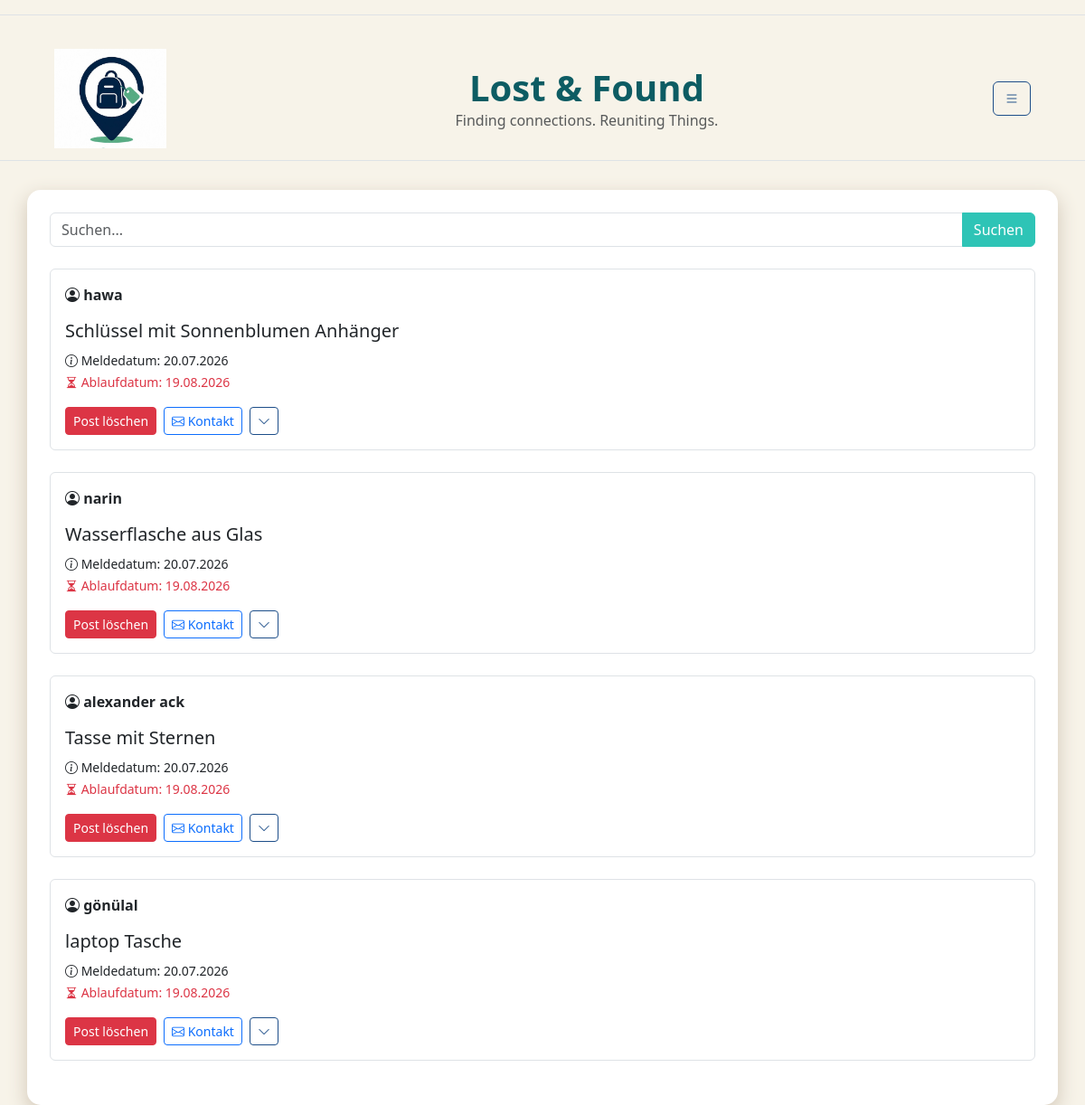
The page /home (signed in) on the database as committed earlier.
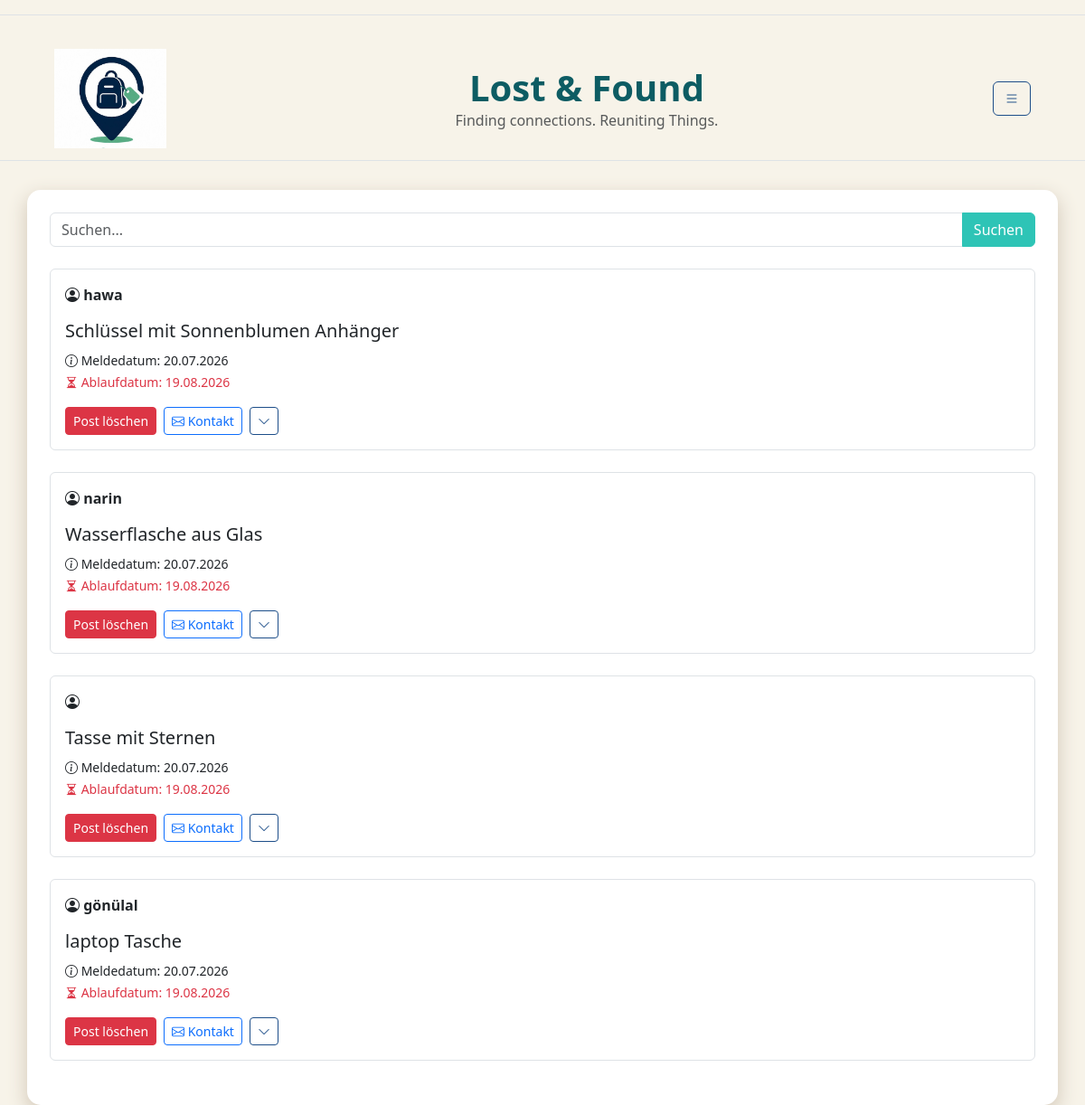
The same page on the database as committed later.
### db.py (models this page shows)
class Post(db.Model):
    __tablename__ = "post"
    post_id = db.Column(db.Integer,primary_key=True)
    user_id = db.Column(db.Integer,db.ForeignKey("standardUser.user_id"))
    fundbuero_id = db.Column(db.Integer,db.ForeignKey("fundbuero.fundbuero_id"))
    titel = db.Column(db.String,nullable=False)
    meldedatum = db.Column(db.Date)
    verlustdatum = db.Column(db.Date)
    ablaufdatum = db.Column(db.Date)
    schliessdatum = db.Column(db.Date)
    verlustort = db.Column(db.String)
    beschreibung = db.Column(db.Text)
    status = db.Column(db.String,default="laufend")
    views = db.Column(db.Integer,default=0 )
    user = db.relationship("StandardUser",back_populates="posts")
    fundbuero = db.relationship("Fundbuero",back_populates="posts")

class StandardUser(db.Model):
    __tablename__ = "standardUser"
    user_id = db.Column( db.Integer, primary_key=True )
    fundbuero_id = db.Column( db.Integer, db.ForeignKey("fundbuero.fundbuero_id"), nullable=True)
    campus_id = db.Column( db.String, db.ForeignKey("campus.campus_id") )
    name = db.Column( db.String)
    benutzername = db.Column( db.String, unique=True)
    passwort = db.Column(db.String,nullable=False)
    hwr_mail = db.Column(db.String, unique=True,nullable=False )
    is_admin = db.Column(db.Boolean, default=False)
    campus = db.relationship("Campus",back_populates="users")
    posts = db.relationship( "Post",back_populates="user")

### app.py (the view)
@app.route("/home")
def home():
    if "user_id" not in session:
        flash("Bitte zuerst einloggen!", "warning")
        return redirect(url_for("login"))
    form = forms.Suchleiste()
    csrf_form = forms.CSRFOnlyForm()
    user = db.session.get(StandardUser, session["user_id"])
    fundbuero = db.session.get(Fundbuero, session["fundbuero_id"])
    if user is None:
        session.clear()
        flash("Dein Account existiert nicht mehr.", "warning")
        return redirect(url_for("login"))
    posts = db.session.execute(
    db.select(Post).where(
        Post.ablaufdatum >= date.today(),
        Post.status == "laufend"
    )
).scalars()
    return render_template("home.html", posts=posts, form=form, user=user, fundbuero=fundbuero, csrf_form=csrf_form)

### forms.py
class Suchleiste(FlaskForm):
  suchfeld = StringField( "Suchbegriff",
       validators=[InputRequired()]
  )
  submit = SubmitField("Suchen")

class CSRFOnlyForm(FlaskForm):
    pass

### templates/home.html (shortened to what this page needs)
{% extends "base.html" %}
{% block CONTENT %}
<form method="POST" action="{{ url_for('suche') }}" class="mb-4">
    <div class="input-group">
        {{ form.suchfeld(class="form-control", placeholder="Suchen...") }}
        {{ form.submit(class="btn btn-primary") }}
    </div>
</form>
{% for post in posts %}
    {% if session.get('is_admin') or post.user.campus_id == user.campus_id or (fundbuero and post.user.campus_id == fundbuero.campus_id) %}
        <div class="border rounded p-3 mb-4">
            <strong>
                <i class="bi bi-person-circle"></i>
                {{ post.user.benutzername }}
            </strong>
            <h5 class="mt-3">{{ post.titel }}</h5>
            <small>
                <i class="bi bi-info-circle"></i>
                Meldedatum: {{ post.meldedatum.strftime('%d.%m.%Y') }}
            </small>
            <br>
            <small class="text-danger">
                <i class="bi bi-hourglass-split"></i>
                Ablaufdatum: {{ post.ablaufdatum.strftime('%d.%m.%Y') }}
            </small>
            <div class="mt-3 d-flex align-items-center gap-2">
                {% if session.get('is_admin') or post.user_id == session.get('user_id') %}
                    <a href="{{url_for('delete_post', post_id=post.post_id)}}" class="btn btn-danger btn-sm">Post löschen</a>
                {% endif %}
                {% if session.get('fundbuero_id') %}
    <form method="POST" action="{{ url_for('send_fundbuero_mail', post_id=post.post_id) }}" class="d-inline">
        <input type="hidden" name="csrf_token" value="{{  csrf_form.csrf_token._value()}}">
        <button type="submit" class="btn btn-outline-primary btn-sm">
            <i class="bi bi-envelope"></i> Jetzt Kontaktieren
        </button>
    </form>
{% else %}
                <a href="mailto:{{ post.user.hwr_mail }}?subject=Gefunden: {{ post.titel|urlencode }}&body=Hallo, ich habe deinen Gegenstand gefunden." class="btn btn-outline-primary btn-sm">
                    <i class="bi bi-envelope"></i> Kontakt
                </a>
{% endif %}
  <a href="{{ url_for('post_detail', post_id=post.post_id) }}" class="btn btn-outline-secondary btn-sm">
                 <i class="bi bi-chevron-down"></i>
</a>
            </div>
        </div>
    {% endif %}
{% endfor %}
{% endblock %}

### templates/base.html (shortened to what this page needs)
<!doctype html>
<html lang="en">
<head>
    {{ bootstrap.load_css() }}
    <link rel="stylesheet"
      href="https://cdn.jsdelivr.net/npm/bootstrap-icons@1.11.3/font/bootstrap-icons.min.css">
    <link rel="stylesheet"
      href="{{ url_for('static', filename='css/style.css') }}">
   <link rel="stylesheet"
      href="{{ url_for('static', filename='css/color.css') }}">
</head>
<body>
<nav class="navbar border-bottom mb-4"></nav>
{% if request.endpoint not in ['login', 'register'] %}
<nav class="navbar border-bottom mb-3">
{% if request.endpoint != 'create_post' %}
    <div class="container-fluid d-flex align-items-center">
        <a class="navbar-brand d-flex align-items-center ms-5"
   href="{{ url_for('home') }}">
    <img
        src="{{ url_for('static', filename='images/LogoLostAndFound.jpeg') }}"
        alt="Logo"
        height="110">
     </a>
        <div class="text-center flex-grow-1">
            <h1 class="m-0 fw-bold" style ="font-size: 2.5 em ;">Lost & Found</h1>
            <p class="m-0 text-muted " style="font-size:1.4 em ">Finding connections. Reuniting Things.</p>
        </div>
        {% else %}
        <div class="flex-grow-1"></div>
        {%endif%}
        <button
            class="btn btn-outline-secondary ms-auto me-5"
            type="button"
            data-bs-toggle="collapse"
            data-bs-target="#navbarToggleExternalContent">
            <i class="bi bi-list"></i>
        </button>
    </div>
</nav>
{% endif %}
<div class="container mt-3">
{% from 'bootstrap5/utils.html' import render_messages %}
    {% block CONTENT %}
    {% endblock %}
</div>
</body>
</html>

### static/css/style.css (style rules this page uses)
body { background-color: var(--color-main) !important; }
h1, h2, h3 { color: var(--color-highlight) !important; }
.btn-primary { background-color: var(--color-accent1) !important; border-color: var(--color-accent1) !important; }
.btn-outline-secondary { color: var(--color-accent2) !important; border-color: var(--color-accent2) !important; }
.container { background: white; border-radius: 15px; box-shadow: 0px 8px 20px 2px var(--color-shadow); padding: 25px; }

### static/css/color.css (style rules this page uses)
:root { --color-main: rgb(247, 243, 233); --color-shadow: rgb(215, 205, 190); --color-highlight: rgb(13, 92, 99); --color-accent1: rgb(46, 196, 182); --color-accent2: rgb(29, 78, 137); }

Rows that differ between the two databases and show on the page:
changed Post "Tasse mit Sternen": user.benutzername "alexander ack" → (not shown)
